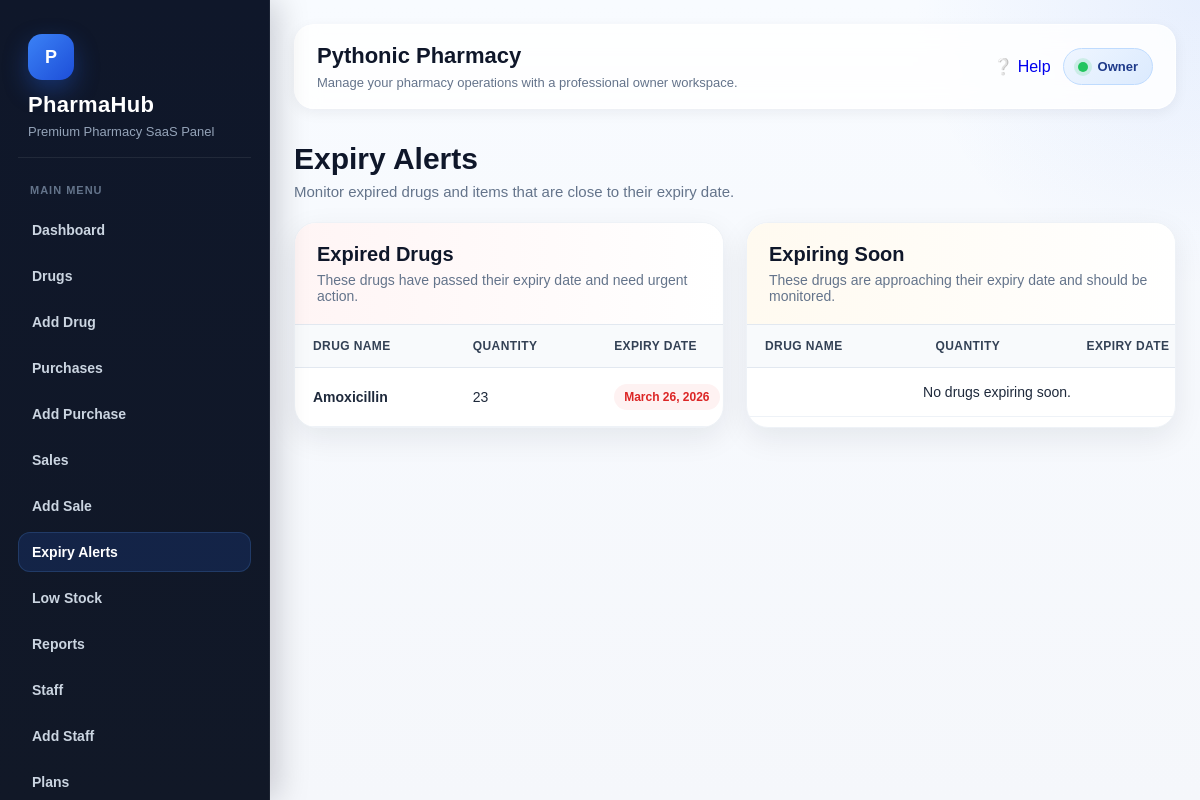
Screenshot of /drugs/expiry-alerts/ (signed in) with the database file from the repository.
### accounts/models.py (models this page shows, shortened)
class User(AbstractUser):
    ROLE_CHOICES = (
        ('owner', 'Owner'),
        ('admin', 'Admin'),
        ('pharmacist', 'Pharmacist'),
        ('cashier', 'Cashier'),
        ('staff', 'Staff'),
    )
    pharmacy = models.ForeignKey(
        Pharmacy,
        on_delete=models.CASCADE,
        related_name='users',
        null=True,
        blank=True
    )
    role = models.CharField(max_length=20, choices=ROLE_CHOICES, default='staff')

### pharmacies/models.py (models this page shows, shortened)
class Pharmacy(models.Model):
    name = models.CharField(max_length=255)
    email = models.EmailField(unique=True)
    phone = models.CharField(max_length=20, blank=True, null=True)
    address = models.TextField(blank=True, null=True)
    is_active = models.BooleanField(default=True)
    is_suspended_by_owner = models.BooleanField(default=False)
    suspension_reason = models.CharField(max_length=255, blank=True, null=True)
    created_at = models.DateTimeField(auto_now_add=True)
    class Meta:
        ordering = ['name']

### drugs/models.py (models this page shows, shortened)
class Drug(models.Model):
    pharmacy = models.ForeignKey(
        Pharmacy,
        on_delete=models.CASCADE,
        related_name='drugs'
    )
    drug_name = models.CharField(max_length=255)
    category = models.CharField(max_length=100, blank=True, null=True)
    batch_number = models.CharField(max_length=100, blank=True, null=True)
    quantity = models.PositiveIntegerField(default=0)
    unit_price = models.DecimalField(max_digits=12, decimal_places=2, default=0.00)
    expiry_date = models.DateField()
    manufacturer = models.CharField(max_length=255, blank=True, null=True)
    created_at = models.DateTimeField(auto_now_add=True)
    class Meta:
        ordering = ['drug_name']

### subscriptions/decorators.py (the view)
    def wrapper(request, *args, **kwargs):
        user = request.user
        if not hasattr(user, 'pharmacy') or user.pharmacy is None:
            messages.error(request, "You are not assigned to any pharmacy.")
            return redirect('dashboard')
        subscription = Subscription.objects.filter(
            pharmacy=user.pharmacy,
            is_current=True
        ).first()
        if subscription is None:
            messages.error(request, "No subscription found. Please choose a plan.")
            return redirect('plan_list')
        today = timezone.now().date()
        if subscription.status in ['trial', 'active']:
            if not subscription.end_date or subscription.end_date >= today:
                return view_func(request, *args, **kwargs)
        messages.error(request, "Your subscription is inactive or expired. Please renew to continue.")
        return redirect('plan_list')

### drugs/views.py (called while the page is built)
@login_required
@subscription_required
@pharmacy_active_required
def expiry_alerts(request):
    today = now().date()
    soon = today + timedelta(days=30)
    expired_drugs = Drug.objects.filter(
        pharmacy=request.user.pharmacy,
        expiry_date__lt=today
    )
    expiring_soon = Drug.objects.filter(
        pharmacy=request.user.pharmacy,
        expiry_date__range=[today, soon]
    )
    context = {
        'expired_drugs': expired_drugs,
        'expiring_soon': expiring_soon,
    }
    return render(request, 'drugs/expiry_alerts.html', context)

### templates/drugs/expiry_alerts.html (shortened to what this page needs)
{% extends 'base.html' %}
{% block content %}
<div class="page-shell">
    <div class="page-header">
        <h2>Expiry Alerts</h2>
        <p>Monitor expired drugs and items that are close to their expiry date.</p>
    </div>
    <div class="alert-grid">
        <div class="table-card">
            <div class="table-card-header danger">
                <h3>Expired Drugs</h3>
                <p>These drugs have passed their expiry date and need urgent action.</p>
            </div>
            <div class="table-wrap">
                <table class="premium-table">
                    <thead>
                        <tr>
                            <th>Drug Name</th>
                            <th>Quantity</th>
                            <th>Expiry Date</th>
                        </tr>
                    </thead>
                    <tbody>
                        {% for drug in expired_drugs %}
                        <tr>
                            <td><strong>{{ drug.drug_name }}</strong></td>
                            <td>{{ drug.quantity }}</td>
                            <td><span class="status-pill status-danger">{{ drug.expiry_date }}</span></td>
                        </tr>
                        {% empty %}
                        <tr>
                            <td colspan="3" class="empty-state">No expired drugs.</td>
                        </tr>
                        {% endfor %}
                    </tbody>
                </table>
            </div>
        </div>
        <div class="table-card">
            <div class="table-card-header warning">
                <h3>Expiring Soon</h3>
                <p>These drugs are approaching their expiry date and should be monitored.</p>
            </div>
            <div class="table-wrap">
                <table class="premium-table">
                    <thead>
                        <tr>
                            <th>Drug Name</th>
                            <th>Quantity</th>
                            <th>Expiry Date</th>
                        </tr>
                    </thead>
                    <tbody>
                        {% for drug in expiring_soon %}
                        <tr>
                            <td><strong>{{ drug.drug_name }}</strong></td>
                            <td>{{ drug.quantity }}</td>
                            <td><span class="status-pill status-warning">{{ drug.expiry_date }}</span></td>
                        </tr>
                        {% empty %}
                        <tr>
                            <td colspan="3" class="empty-state">No drugs expiring soon.</td>
                        </tr>
                        {% endfor %}
                    </tbody>
                </table>
            </div>
        </div>
    </div>
</div>
{% endblock %}

### templates/base.html (shortened to what this page needs)
<!DOCTYPE html>
<html lang="en">
<head>
</head>
<body>
{% if user.is_authenticated %}
    <div class="layout">
        <aside class="sidebar">
            <div class="brand-box">
                <div class="brand-logo">P</div>
                <h1 class="brand-title">PharmaHub</h1>
                <p class="brand-subtitle">Premium Pharmacy SaaS Panel</p>
            </div>
            <div class="nav-section">
                <div class="nav-label">Main Menu</div>
                {% if user.role == 'owner' or user.role == 'staff' or user.role == 'cashier' or user.role == 'pharmacist' %}
                    <a href="{% url 'dashboard' %}">Dashboard</a>
                    <a href="{% url 'drug_list' %}">Drugs</a>
                {% endif %}
                {% if user.role == 'owner' %}
                    <a href="{% url 'add_drug' %}">Add Drug</a>
                    <a href="{% url 'purchase_list' %}">Purchases</a>
                    <a href="{% url 'add_purchase' %}">Add Purchase</a>
                    <a href="{% url 'sale_list' %}">Sales</a>
                    <a href="{% url 'add_sale' %}">Add Sale</a>
                    <a href="{% url 'expiry_alerts' %}">Expiry Alerts</a>
                    <a href="{% url 'low_stock' %}">Low Stock</a>
                    <a href="{% url 'report_home' %}">Reports</a>
                    <a href="{% url 'staff_list' %}">Staff</a>
                    <a href="{% url 'add_staff' %}">Add Staff</a>
                    <a href="{% url 'plan_list' %}">Plans</a>
                {% elif user.role == 'cashier' or user.role == 'pharmacist' or user.role == 'staff' %}
                    <a href="{% url 'sale_list' %}">Sales</a>
                    <a href="{% url 'add_sale' %}">Add Sale</a>
                    <a href="{% url 'purchase_list' %}">Purchases</a>
                    <a href="{% url 'add_purchase' %}">Add Purchase</a>
                {% endif %}
            </div>
        </aside>
        <main class="main">
            <div class="topbar">
                <div class="topbar-content">
                    <div class="topbar-left">
                        <h2>
                            {% if user.pharmacy %}
                                {{ user.pharmacy.name }}
                            {% else %}
                                Dashboard
                            {% endif %}
                        </h2>
                        <p>Manage your pharmacy operations with a professional owner workspace.</p>
                    </div>
                    <div class="topbar-right">
                        {% url 'help' as help_url %}
                        <a href="{{ help_url }}" class="topbar-help-btn {% if request.path == help_url %}active{% endif %}">
                            <span>❔</span>
                            <span>Help</span>
                        </a>
                        <div class="user-badge">
                            <span class="dot"></span>
                            {{ user.role|title }}
                        </div>
                    </div>
                </div>
            </div>
            {% block content %}{% endblock %}
        </main>
    </div>
{% endif %}
</body>
</html>

### templates/base.html (style rules this page uses)
:root { --bg: #f5f7fb; --surface: #ffffff; --surface-2: #f8fafc; --border: #e5e7eb; --text: #0f172a; --muted: #64748b; --primary: #2563eb; --primary-dark: #1d4ed8; --success-bg: #dcfce7; --success-text: #166534; --error-bg: #fee2e2; --error-text: #991b1b; --warning: #ea580c; --danger: #dc2626; --sidebar-top: #0f172a; --sidebar-bottom: #111827; --sidebar-text: #cbd5e1; --sidebar-active-bg: rgba(37, 99, 235, 0.16); --sidebar-active-text: #ffffff; --shadow-sm: 0 4px 14px rgba(15, 23, 42, 0.06); --shadow-md: 0 10px 30px rgba(15, 23, 42, 0.08); --shadow-lg: 0 20px 45px rgba(15, 23, 42, 0.12); --radius-sm: 10px; --radius-md: 16px; --radius-lg: 22px; --transition: all 0.25s ease; }
* { box-sizing: border-box; }
html { scroll-behavior: smooth; }
body { margin: 0; font-family: Arial, sans-serif; background: radial-gradient(circle at top right, rgba(37, 99, 235, 0.08), transparent 20%), linear-gradient(180deg, #f8fbff 0%, var(--bg) 100%); color: var(--text); min-height: 100vh; overflow-x: hidden; }
a { text-decoration: none; }
.layout { display: flex; min-height: 100vh; }
.sidebar { width: 270px; background: linear-gradient(180deg, var(--sidebar-top) 0%, var(--sidebar-bottom) 100%); color: white; padding: 24px 18px; position: fixed; top: 0; left: 0; height: 100vh; overflow-y: auto; transition: var(--transition); z-index: 1000; border-right: 1px solid rgba(255,255,255,0.05); box-shadow: 8px 0 30px rgba(2, 6, 23, 0.18); }
.brand-box { padding: 10px 10px 18px; margin-bottom: 18px; border-bottom: 1px solid rgba(255,255,255,0.08); }
.brand-logo { display: inline-flex; align-items: center; justify-content: center; width: 46px; height: 46px; border-radius: 14px; background: linear-gradient(135deg, #3b82f6, #1d4ed8); color: #fff; font-weight: 700; font-size: 18px; box-shadow: 0 10px 25px rgba(37, 99, 235, 0.35); margin-bottom: 12px; }
.brand-title { margin: 0; font-size: 22px; color: #ffffff; letter-spacing: 0.3px; }
.brand-subtitle { margin: 6px 0 0; font-size: 13px; color: #94a3b8; }
.nav-section { margin-bottom: 18px; }
.nav-label { font-size: 11px; font-weight: 700; text-transform: uppercase; letter-spacing: 1px; color: #64748b; padding: 8px 12px; margin-bottom: 6px; }
.sidebar a { display: flex; align-items: center; gap: 10px; color: var(--sidebar-text); padding: 12px 14px; margin-bottom: 6px; border-radius: 12px; font-size: 14px; font-weight: 600; transition: var(--transition); }
.sidebar a.active-link { background: var(--sidebar-active-bg); color: var(--sidebar-active-text); box-shadow: inset 0 0 0 1px rgba(96, 165, 250, 0.18); }
.main { margin-left: 270px; width: calc(100% - 270px); min-height: 100vh; padding: 24px; transition: var(--transition); }
.topbar { background: rgba(255,255,255,0.82); backdrop-filter: blur(12px); border: 1px solid rgba(255,255,255,0.7); padding: 18px 22px; border-radius: 20px; margin-bottom: 24px; position: sticky; top: 14px; z-index: 30; box-shadow: var(--shadow-sm); }
.topbar-content { display: flex; align-items: center; justify-content: space-between; gap: 14px; flex-wrap: wrap; }
.topbar-left h2 { margin: 0; font-size: 22px; color: var(--text); }
.topbar-left p { margin: 6px 0 0; color: var(--muted); font-size: 13px; }
.topbar-right { display: flex; align-items: center; gap: 12px; flex-wrap: wrap; }
.user-badge { display: inline-flex; align-items: center; gap: 10px; background: linear-gradient(135deg, #eff6ff, #dbeafe); color: #1e3a8a; padding: 10px 14px; border-radius: 999px; font-size: 13px; font-weight: 700; border: 1px solid #bfdbfe; }
.dot { width: 10px; height: 10px; border-radius: 50%; background: #22c55e; box-shadow: 0 0 0 4px rgba(34, 197, 94, 0.15); }
.page-header { margin-bottom: 22px; }
.page-header h2 { margin: 0 0 8px; font-size: 30px; line-height: 1.2; }
.page-header p { margin: 0; color: var(--muted); font-size: 14px; }
table { width: 100%; border-collapse: collapse; min-width: 700px; }
table th, table td { padding: 14px 12px; border-bottom: 1px solid #eef2f7; text-align: left; font-size: 14px; }
table th { color: #334155; font-size: 13px; text-transform: uppercase; letter-spacing: 0.4px; background: #f8fafc; }
.status-danger { color: #dc2626; font-weight: 700; }

### rows the page displays
User: pharmacy.name "Pythonic Pharmacy", role "Owner"
Drug: drug_name "Amoxicillin", quantity "23", expiry_date "March 26, 2026"
